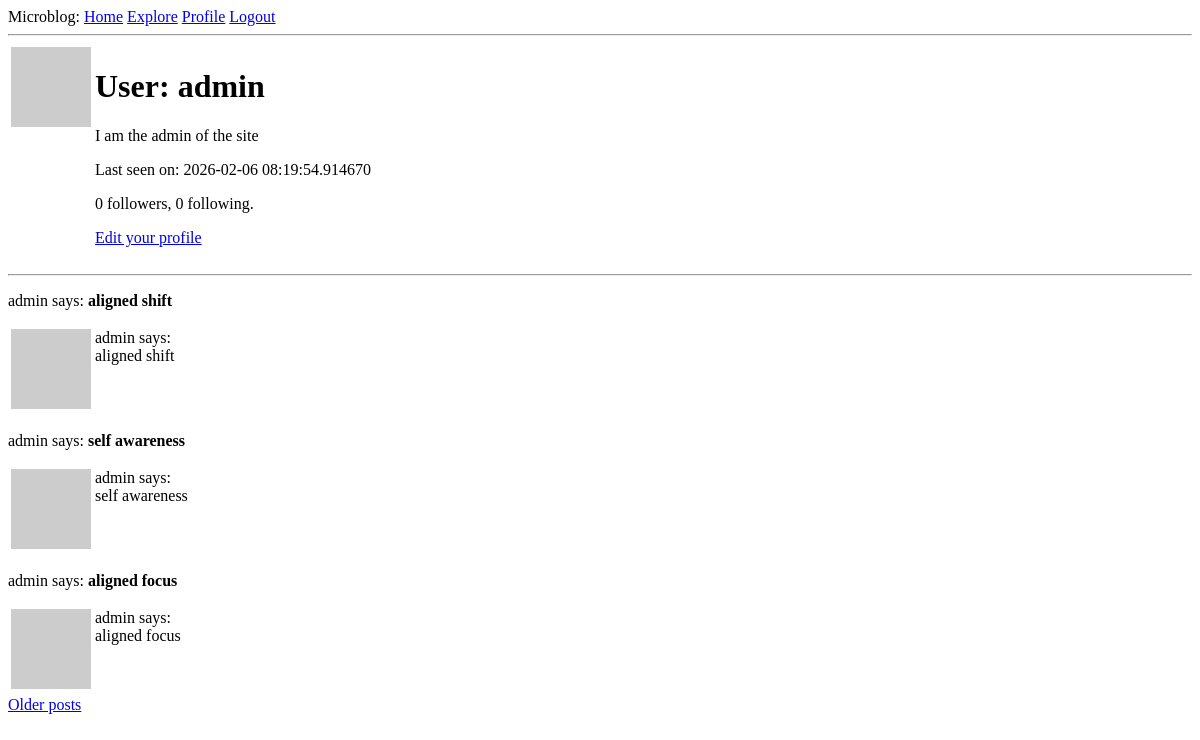
The page /user/admin (signed in) on the database as committed earlier.
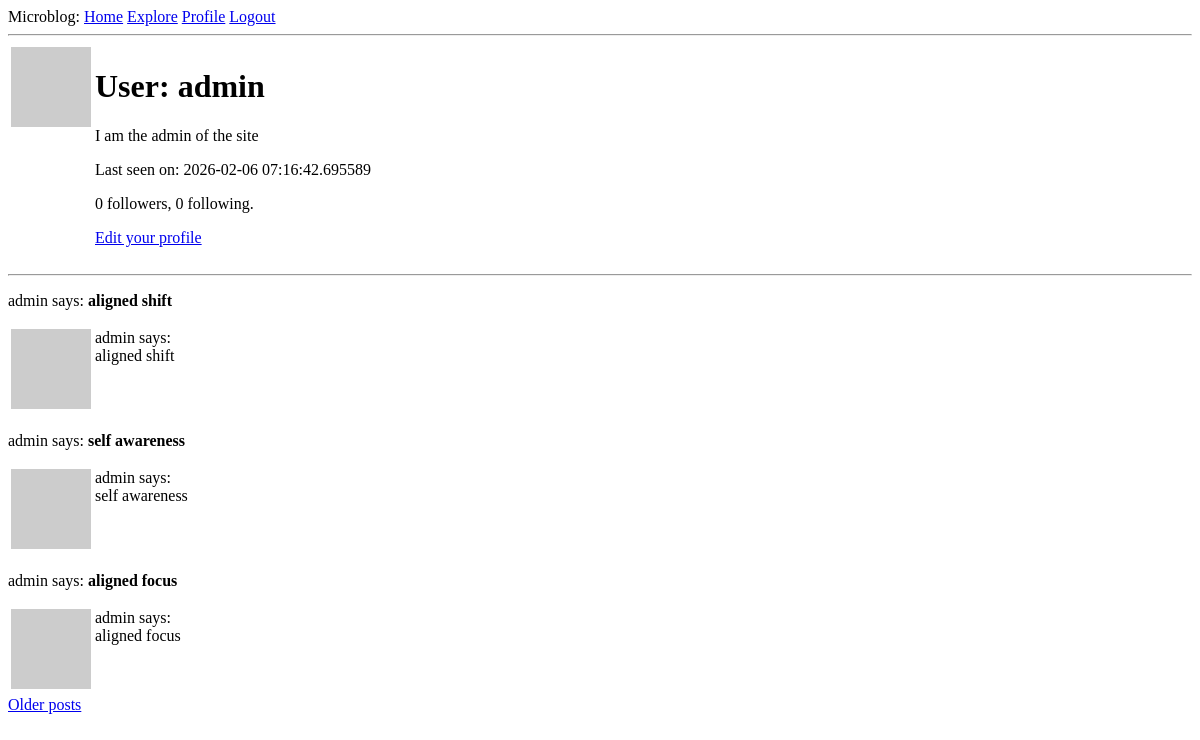
The same page on the database as committed later.
### app/models.py (models this page shows, shortened)
class User(UserMixin, db.Model):
    id: so.Mapped[int] = so.mapped_column(primary_key=True)
    username: so.Mapped[str] = so.mapped_column(sa.String(64), index=True, unique=True)
    email: so.Mapped[str] = so.mapped_column(sa.String(120), index=True, unique=True)
    password_hash: so.Mapped[Optional[str]] = so.mapped_column(sa.String(356))
    posts: so.WriteOnlyMapped['Post'] = so.relationship(back_populates='author')
    about_me: so.Mapped[Optional[str]] = so.mapped_column(sa.String(140))
    last_seen: so.Mapped[Optional[datetime]] = so.mapped_column(
        default=lambda: datetime.now(timezone.utc)
    )
    following: so.WriteOnlyMapped['User'] = so.relationship(
        secondary=followers,
        primaryjoin=(followers.c.follower_id == id),
        secondaryjoin=(followers.c.followed_id == id),
        back_populates='followers'
    )
    followers: so.WriteOnlyMapped['User'] = so.relationship(
        secondary=followers,
        primaryjoin=(followers.c.followed_id == id),
        secondaryjoin=(followers.c.follower_id == id),
        back_populates='following'
    )
    @login.user_loader
    def load_user(id):
        return db.session.get(User, int(id))
    def avatar(self, size):
        digest = md5(self.email.lower().encode('utf-8')).hexdigest()
        return f'https://www.gravatar.com/avatar/{digest}?d=identicon&s={size}'
    def followers_count(self):
        query = sa.select(sa.func.count()).select_from(self.followers.select().subquery())
        return db.session.scalar(query)
    def following_count(self):
        query = sa.select(sa.func.count()).select_from(self.following.select().subquery())
        return db.session.scalar(query)
    def following_posts(self):
        Author = so.aliased(User)
        Follower = so.aliased(User)
        return (
            sa.select(Post)
            .join(Post.author.of_type(Author))
            .join(Author.followers.of_type(Follower), isouter=True)
            .where(sa.or_(
                Follower.id == self.id,
                Author.id == self.id,
            ))
            .group_by(Post)
            .order_by(Post.timestamp.desc())
        )

class Post(db.Model):
    id: so.Mapped[int] = so.mapped_column(primary_key=True)
    body: so.Mapped[str] = so.mapped_column(sa.String(140))
    timestamp: so.Mapped[datetime] = so.mapped_column( index=True, default = lambda: datetime.now(timezone.utc))
    user_id: so.Mapped[int] = so.mapped_column(sa.ForeignKey(User.id), index=True)
    author: so.Mapped[User] = so.relationship(back_populates='posts')

### app/routes.py (the view)
@app.route('/user/<username>')
@login_required
def user(username):
    user = db.first_or_404(sa.select(User).where(User.username == username))
    page = request.args.get('page', 1, type=int)
    posts = db.paginate(
        current_user.following_posts(),
        page=page,
        per_page=app.config['POSTS_PER_PAGE'],
        error_out=False
    )
    next_url = url_for(
        'user',
        username=user.username,
        page=posts.next_num
    ) if posts.has_next else None
    prev_url = url_for(
        'user',
        username=user.username,
        page=posts.prev_num
    ) if posts.has_prev else None
    form = EmptyForm()
    return render_template(
        'user.html', user=user,
        posts=posts.items,
        next_url=next_url,
        prev_url=prev_url,
        form=form
    )

### app/routes.py (called while the page is built)
@app.before_request
def before_request():
    if current_user.is_authenticated:
        current_user.last_seen = datetime.now(timezone.utc)
        db.session.commit()

### app/templates/user.html (shortened to what this page needs)
{% extends "base.html" %}
{% block content %}
    <table>
        <tr valign="top">
            <td><img src=" {{ user.avatar(128) }}"></td>
            <td>
                <h1>User: {{ user.username }}</h1>
                {% if user.about_me %}<p>{{ user.about_me }}</p>{% endif %}
                {% if user.last_seen %}<p>Last seen on: {{user.last_seen }}</p>{% endif %}
                <p>{{ user.followers_count() }} followers, {{ user.following_count() }} following.</p>
                {% if user == current_user %}
                <p><a href="{{ url_for('edit_profile') }}">Edit your profile</a></p>
                {% endif %}
            </td>
            <td>
            </td>
        </tr>
    </table>
    <hr>
    {% for post in posts %}
        <p>{{ post.author.username }} says: <b>{{ post.body }}</b></p>
        {% include '_post.html' %}
    {% endfor %}
    {% if next_url %}
    <a href="{{next_url}}">Older posts</a>
    {% endif %}
{% endblock %}

### app/templates/base.html (shortened to what this page needs)
<!doctype html>
<html>
    <head>
    </head>
    <body>
        <div>
            Microblog:
            <a href="{{ url_for('index') }}">Home</a>
            <a href="{{ url_for('explore') }}">Explore</a>
            {% if current_user.is_anonymous %}
            <a href="{{ url_for('login') }}">Login</a>
            {% else %}
            <a href="{{ url_for('user', username=current_user.username) }}">Profile</a>
            <a href="{{ url_for('logout') }}">Logout</a>
            {% endif %}
        </div>
        <hr>
        {% block content %}{% endblock %}
    </body>
</html>

### app/templates/_post.html
    <table>
        <tr valign="top">
            <td><img src="{{ post.author.avatar(36) }}"></td>
            <td>{{ post.author.username }} says:<br>{{ post.body }}</td>
        </tr>
    </table>

Rows that differ between the two databases and show on the page:
changed User "admin": last_seen "2026-02-06 08:19:54.914670" → "2026-02-06 07:16:42.695589"
